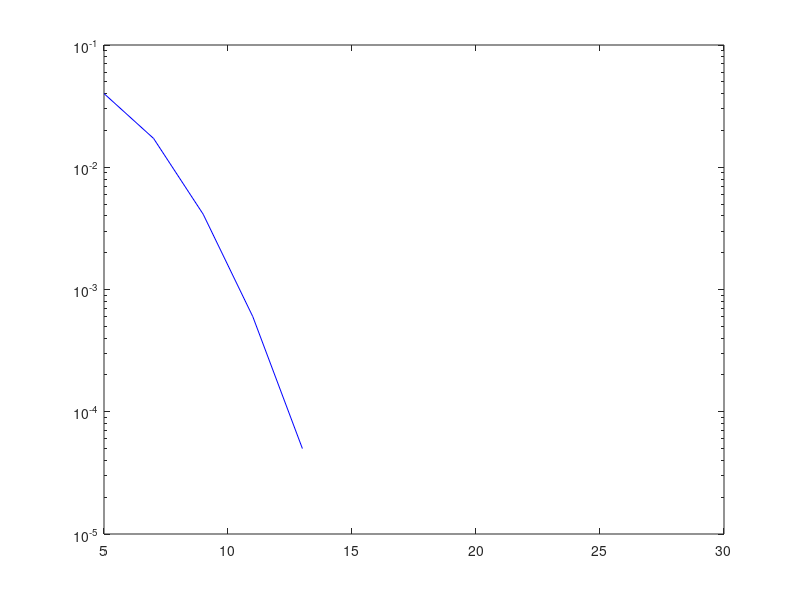

Reproduce this figure in MATLAB. (Note: this script raises an error after producing the figure.)
clc
clear
close all
%  Part 1
M=16;
x=floor(rand (1,10000)*16);
y1=qammod(x,M);
snrr=5:2:27;
for i=1:12
    snr=(10*log10((10.^(0.1*(2*i+3)))*4));
    ch=awgn(y1,snr,'measured');
    u=qamdemod(ch,M);
    [n(i),r(i)]=symerr(x,u);
end 
semilogy(snrr,r/4,'b')
hold on
% Part 2
snr2=(10*log10((10.^(0.1*(2*snrr+3)))*4));
input=sqrt(3.*log2(M).*snr2/(M-1));
qfunc(input)
% Part 3
y2=qammod(x,M,0,'gray');
snrr=5:2:27;
for i=1:12
    snr=(10*log10((10.^(0.1*(2*i+3)))*4));
    ch=awgn(y2,snr,'measured');
    u=qamdemod(ch,M,0,'gray');
    [n(i),r(i)]=symerr(x,u);
end 
semilogy(snrr,r,'r')
hold on
input=sqrt(3.*log2(M).*snrr/(M-1));
qfunc(input)
% Part 4
x1=floor(rand (1,10000)*64);
y3=qammod(x1,64);
for i=1:12
      snr=(10*log10((10.^(0.1*(2*i+3)))*4));
    ch=awgn(y3,snr,'measured');
    u=qamdemod(ch,64);
    [n(i),r(i)]=symerr(x1,u);
end 
semilogy(snrr,r,'g')
legend('binary 16 QAM','grey coded','binary 64 QAM')

